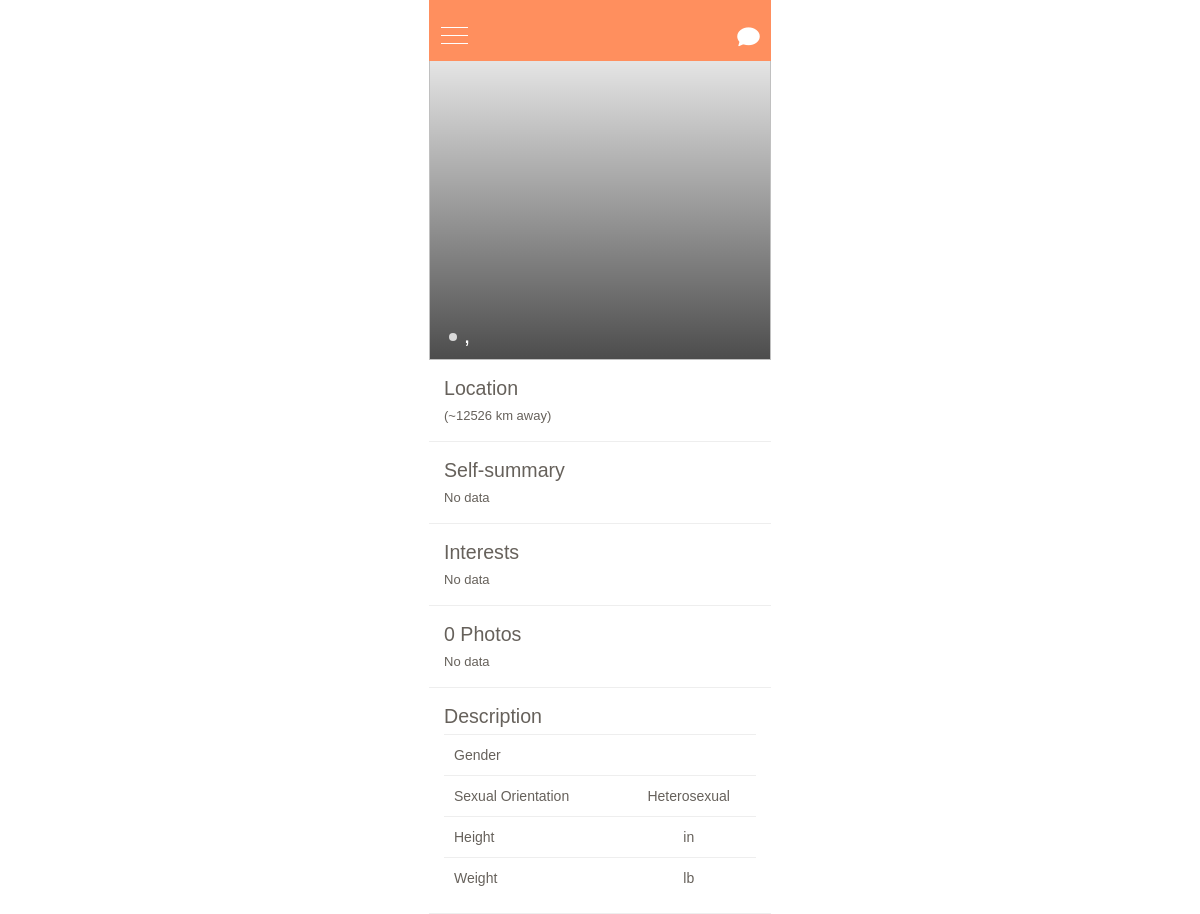
/mobile/user.php (signed in), run on an earlier commit of the app's database.
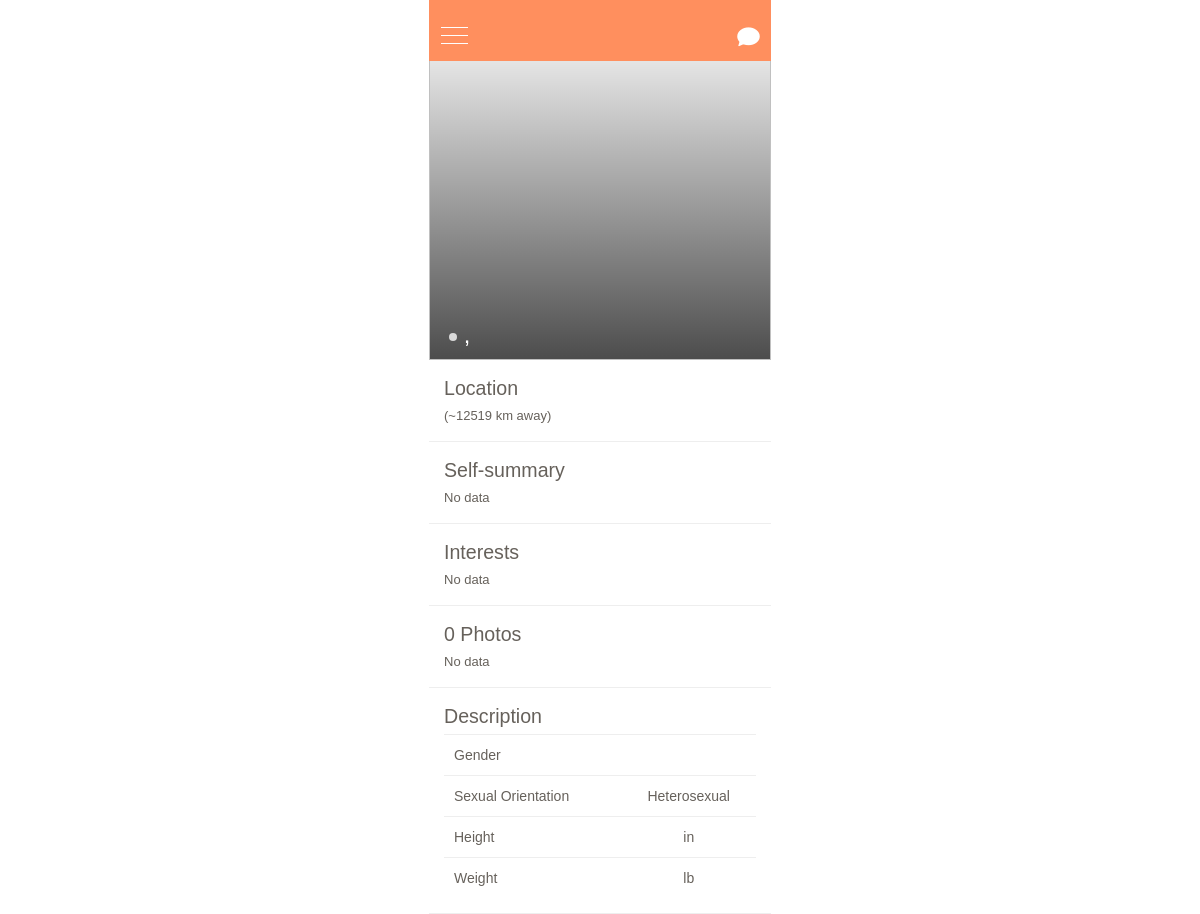
And on a later commit of the database.
### tables this page shows
CREATE TABLE `users` (
  `id` int(11) NOT NULL AUTO_INCREMENT,
  `full_name` varchar(150) DEFAULT NULL,
  `email` varchar(100) DEFAULT NULL,
  `password` varchar(123) DEFAULT NULL,
  `country` varchar(199) DEFAULT NULL,
  `city` varchar(100) DEFAULT NULL,
  `credits` int(11) DEFAULT NULL,
  `latitude` varchar(50) DEFAULT NULL,
  `longitude` varchar(50) DEFAULT NULL,
  `age` int(11) DEFAULT NULL,
  `bio` text,
  `gender` varchar(20) DEFAULT NULL,
  `sexual_interest` int(11) DEFAULT NULL,
  `instagram_username` varchar(50) DEFAULT '',
  `profile_picture` varchar(200) DEFAULT NULL,
  `ip` varchar(50) DEFAULT NULL,
  `registered` int(11) DEFAULT '0',
  `last_login` int(11) DEFAULT '0',
  `last_active` int(11) DEFAULT '0',
  `updated_preferences` int(11) DEFAULT '0',
  `updated_name` int(11) DEFAULT '0',
  `is_admin` int(11) DEFAULT '0',
  `is_incognito` int(11) DEFAULT '0',
  `is_verified` int(11) DEFAULT '0',
  `has_disabled_ads` int(11) DEFAULT '0',
  `is_increased_exposure` int(11) DEFAULT '0',
  `language` varchar(100) DEFAULT NULL,
  `interests` text,
  `uploaded_photos` int(11) DEFAULT '0',
  `is_vip` int(20) DEFAULT '0',
  `vip_expiration` int(20) DEFAULT '0',
  `ghost_mode_start` int(20) DEFAULT '0',
  `verified_badge_start` int(20) DEFAULT '0',
  `spotlight_start` int(20) DEFAULT '0',
  `disable_ads_start` int(20) DEFAULT '0',
  `ghost_mode_expiration` int(20) DEFAULT '0',
  `verified_badge_expiration` int(20) DEFAULT '0',
  `spotlight_expiration` int(20) DEFAULT '0',
  `disable_ads_expiration` int(20) DEFAULT '0',
  `height` text,
  `weight` int(11) DEFAULT '0',
  `last_encounter` int(11) DEFAULT '0',
  `marital_status` varchar(10) NOT NULL,
  `has_traveled` varchar(10) NOT NULL,
  `where_traveled` varchar(300) NOT NULL,
  `preferred_destination` varchar(300) NOT NULL,
  `cruising_or_touring` varchar(10) NOT NULL,
  `state_of_health` varchar(10) NOT NULL,
  `active_or_slow_travel` varchar(10) NOT NULL,
  `distance_to_travel` varchar(6) NOT NULL,
  `spontaneous_or_itinerary` varchar(20) NOT NULL,
  `smoker` varchar(10) NOT NULL,
  `accommodation_type` varchar(10) NOT NULL,
  `budget` varchar(10) NOT NULL,
  `luggage_type` varchar(30) NOT NULL,
  `foodie` varchar(10) NOT NULL,
  `alcohol` varchar(10) NOT NULL,
  `rating_lounge_poolside_beach` varchar(30) NOT NULL,
  `rating_explore` varchar(20) NOT NULL,
  `rating_shopping` varchar(30) NOT NULL,
  `rating_casino` varchar(20) NOT NULL,
  `rating_tours` varchar(30) NOT NULL,
  `rating_food` varchar(30) NOT NULL,
  `rating_spa` varchar(30) NOT NULL,
  `rating_sports` varchar(30) NOT NULL,
  `rating_concerts` varchar(30) NOT NULL,
  `group_or_independent` varchar(30) NOT NULL,
  `small_or_mega_ship_cruising` varchar(30) NOT NULL,
  `active_or_sedentary` varchar(30) NOT NULL,
  `primary_language` varchar(30) NOT NULL,
  PRIMARY KEY (`id`)
);

### languages/english/language.php (called while the page is built, shortened)
<?php
$lang["Male"] = "Male";
$lang["Female"] = "Female";
$lang["Hello"] = "Hello";
$lang["Messages"] = "Messages";
$lang["People"] = "People";
$lang["Friends"] = "My Travel Buddies";
$lang["Accept"] = "Accept";
$lang["Decline"] = "Decline";
$lang["Nothing_To_Show"] = "No data";
$lang["You_Have_Not_Added_Any_Friends"] = "You have not added any friends";
$lang["Profile_Visitors"] = "Profile Visitors";
$lang["Profile_Likes"] = "Profile Likes";
$lang["User"] = "User";
$lang["Time"] = "Time";
$lang["Country"] = "Country";
$lang["City"] = "City";
$lang["Gender"] = "Gender";
$lang["Men"] = "Men";
$lang["Women"] = "Women";
$lang["MenNWomen"] = "Men & Women";
$lang["Save"] = "Save";
$lang["Profile_Photo"] = "Profile Photo";
$lang["Full_Name"] = "Full Name";
$lang["Email"] = "Email";
$lang["New_Password"] = "New Password";
$lang["Instagram_Username"] = "Instagram Username";
$lang["Upgrades"] = "Upgrades";
$lang["Settings"] = "Settings";
$lang["Account"] = "Account";
$lang["Full_Name_Update_Notice"] = "You can only update your name once";
$lang["Instagram_Import_Notice"] = "Let us import your Instagram photos into your profile";
$lang["Updated_Account_Settings"] = "You have updated your account settings";
$lang["Privacy"] = "Privacy";
$lang["Buy_Credits"] = "Buy Credits";
$lang["Credits"] = "Credits";
$lang["Description"] = "Description";
$lang["Enable"] = "Enable";
$lang["Active"] = "Active";
$lang["Like"] = "Like";
$lang["Likes"] = "Likes";
$lang["Liked"] = "Liked";
$lang["Self-summary"] = "Self-summary";
$lang["This_Profile_Is_Private"] = "This profile is private";
$lang["Instagram_Photos"] = "Instagram Photos";
$lang["Add_As_Friend"] = "Add as Friend";
$lang["Friend_Request_Sent"] = "Friend Request Sent";
$lang["Visitors"] = "Visitors";
$lang["Logged_In"] = "Logged in";
$lang["Logout"] = "Logout";
$lang["Notifications"] = "Notifications";
$lang["No_New_Notifications"] = "No new notifications";
$lang["See_All"] = "See All";
$lang["Enter_Message"] = "Enter your message";
$lang["Choose_File"] = "Choose File";
$lang["None_Visited_Profile"] = "No one has visited your profile yet";
$lang["None_Liked_Profile"] = "No one has liked your profile yet";
$lang["Chat_With"] = "Chat with";
$lang["sProfile"] = "%s's Profile";
$lang["second"] = "second";
$lang["minute"] = "minute";

### core/system.php (called while the page is built, shortened)
<?php
class System {
	public $db;
	public function getUserInfo($id) {
		$user = $this->db->query("SELECT * FROM users WHERE id='".$id."'");
		$user = $user->fetch_object();
		return $user;
	}
	public function setUserActive($id) {
		$this->db->query("UPDATE users SET last_active='".time()."' WHERE id='".$id."'");
	}
}

### core/geo.php (called while the page is built, shortened)
<?php
class Geo {
	public function coordsToKm($latitudeFrom, $longitudeFrom, $latitudeTo, $longitudeTo, $earthRadius = 6371000) {
		$latFrom = deg2rad($latitudeFrom);
		$lonFrom = deg2rad($longitudeFrom);
		$latTo = deg2rad($latitudeTo);
		$lonTo = deg2rad($longitudeTo);
		$lonDelta = $lonTo - $lonFrom;
		$a = pow(cos($latTo) * sin($lonDelta), 2) +
		pow(cos($latFrom) * sin($latTo) - sin($latFrom) * cos($latTo) * cos($lonDelta), 2);
		$b = sin($latFrom) * sin($latTo) + cos($latFrom) * cos($latTo) * cos($lonDelta);
		$angle = atan2(sqrt($a), $b);
		return ($angle * $earthRadius)/1000;
	}
}

### mobile/user.php (the view, shortened to what the changed rows need)
<?php
require('../core/config.php');
require('../core/system.php');
require('../core/geo.php');
$system = new System;
$geo = new Geo;
$system->domain = $domain;
$system->db = $db;
$user = $system->getUserInfo($_SESSION['user_id']);
$system->setUserActive($user->id);
$id = $_GET['id'];
$profile = $system->getUserInfo($id);
$photos = array();
if($user->country == $profile->country) {
  $distance = $geo->coordsToKm($user->latitude,$user->longitude,$profile->latitude,$profile->longitude);
}
?>
<!DOCTYPE html>
<html>
<head> <meta name="robots" content="noindex">
  <link rel="stylesheet" type="text/css" href="css/normalize.css">
  <link rel="stylesheet" type="text/css" href="css/framework.css">
  <link rel="stylesheet" type="text/css" href="css/theme.css">
  <link rel="stylesheet" type="text/css" href="css/style.css">
  <link rel="stylesheet" type="text/css" href="css/bxslider.css">
  <link rel="stylesheet" type="text/css" href="css/swipebox.min.css">
  <link href="css/ionicons.min.css" rel="stylesheet" type="text/css" />
  <link href="css/themify-icons.css" rel="stylesheet" type="text/css" />
</head>
<body>
  <section class="w-section mobile-wrapper">
    <div class="page-content" id="main-stack" data-scroll="0">
      <div class="body">
        <div class="profile-content">
          <div class="profile-section">
            <h2> <?=$lang['Location']?> </h2>
            <p> <?=$profile->city?><?=$system->ifComma($profile->city)?> <?=$profile->country?> <?php if($distance > 0 && $user->id != $profile->id) { echo '(~'.sprintf($lang['km_away'],ceil($distance)).')'; } ?> </p>
          </div>
          <div class="profile-section">
            <h2> <?=$lang['Self-summary']?> </h2>
          </div>
          <div class="profile-section">
            <h2> <?=$lang['Interests']?> </h2>
          </div>
          <div class="profile-section">
            <h2> <?=count($photos)?> Photos </h2>
          </div>
          <div class="profile-section">
            <h2> <?=$lang['Description']?> </h2>
          </div>
        </div>
      </div>
    </div>
  </section>
</body>
</html>

What changed in the data, as far as the page shows it:
changed users: sprintf($lang['km_away'],ceil($distance)) "12526 km away" → "12519 km away"
